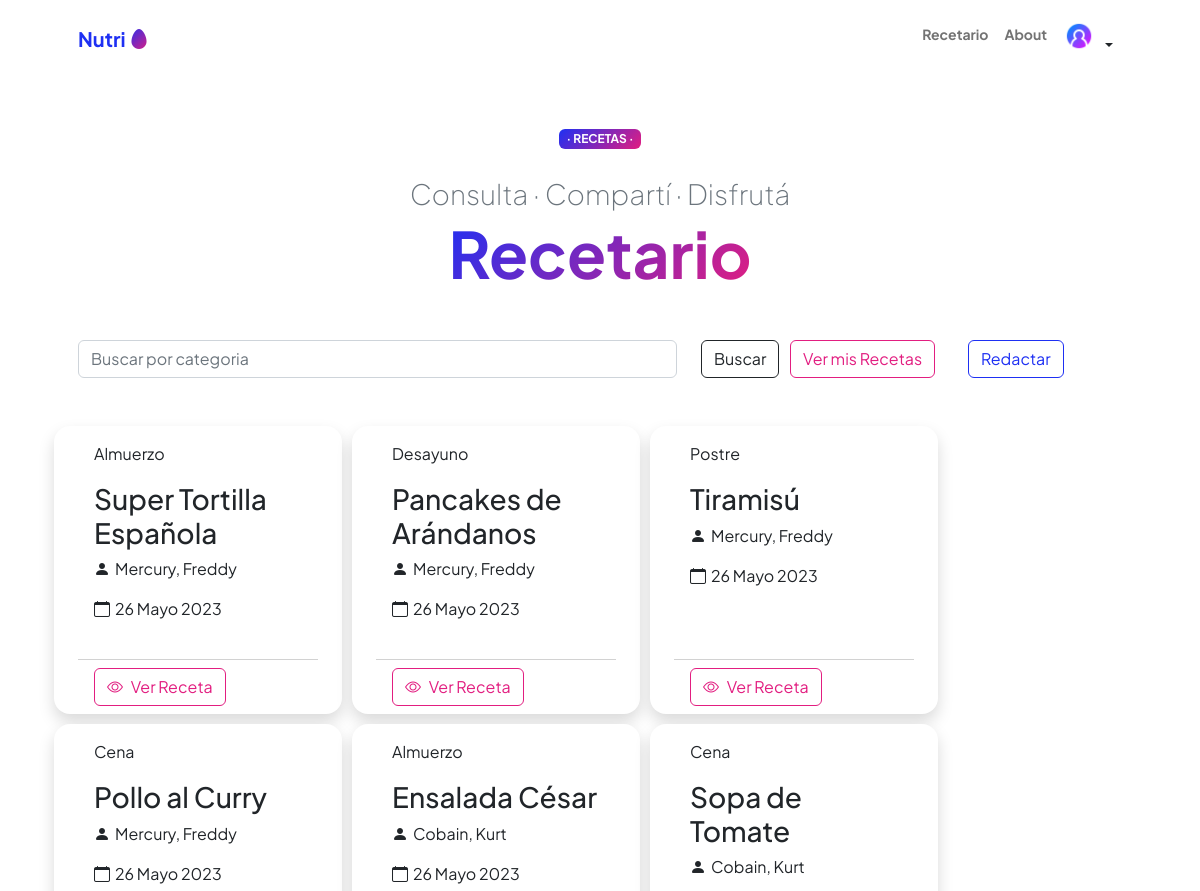
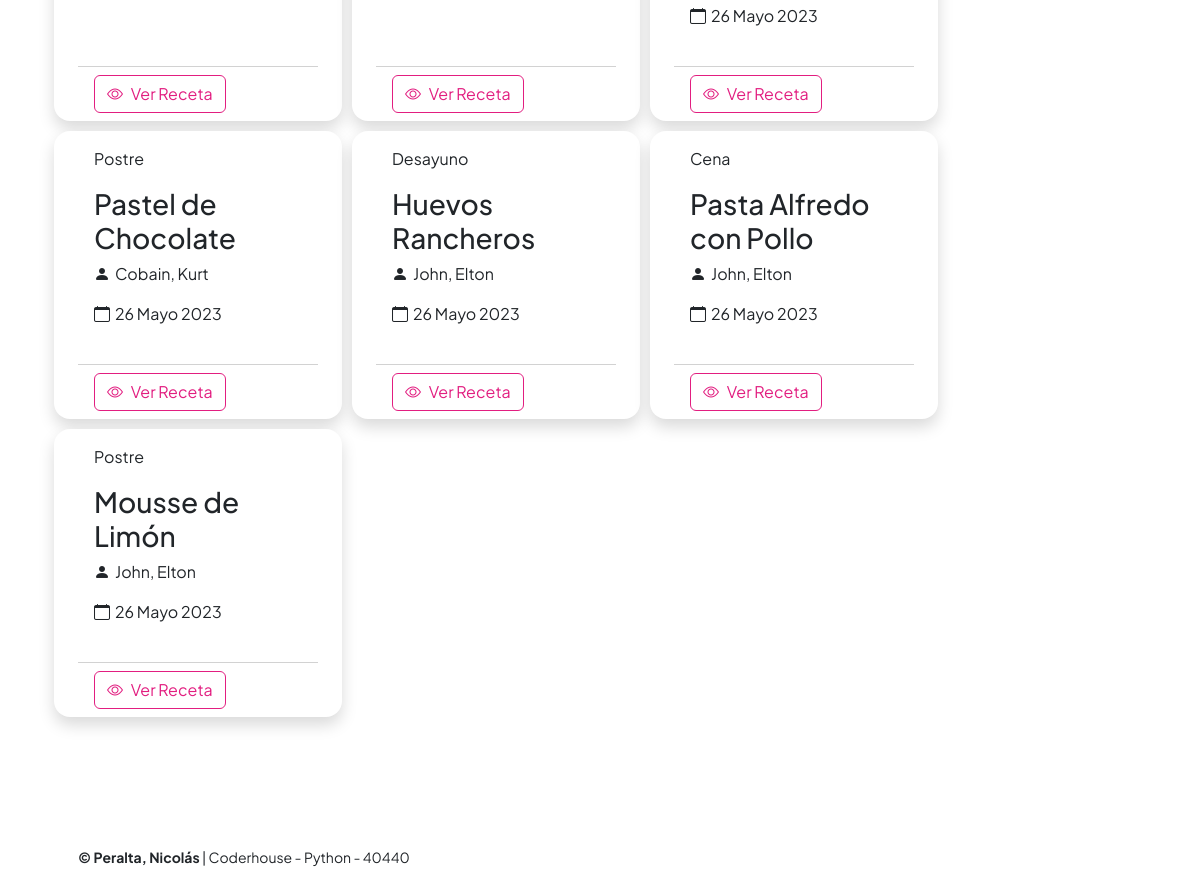
Page /recetas/ (signed in) on the committed database (2 pictures, top to bottom).
### recetas/models.py (models this page shows, shortened)
class recetas(models.Model):
    autor = models.ForeignKey(User, on_delete=models.SET_NULL, null=True)
    fecha = models.DateField(null=True)
    titulo = models.CharField(max_length=50)
    categoria = models.CharField(max_length=50, null=True)
    ingredientes = models.TextField()
    detalle = models.TextField()

### recetas/views.py (the view)
# urls.py: path('recetas/', views.vista_recetas, name="recetas"),
def vista_recetas(request):
    contexto = {
        "recetas": recetas.objects.all(),
    }
    http_response = render(
        request=request,
        template_name='recetas/recetas.html',
        context=contexto,
    )
    return http_response

### recetas/templates/recetas/recetas.html (shortened to what this page needs)
{% extends 'agenda/base.html' %}
  {% block contenido%}
      <div class="text-center text-xxl-start">
          <div class="badge bg-gradient-primary-to-secondary text-white mb-4"><div class="text-uppercase"> &middot; Recetas &middot;</div></div>
          <div class="fs-3 fw-light text-muted">Consulta  &middot; Compartí &middot; Disfrutá</div>
          <h1 class="display-3 fw-bolder mb-5"><span class="text-gradient d-inline">Recetario</span></h1>
      </div>
  {% if  recetas %}
        <form action="{% url 'recetas_buscar' %}" method="post">
          <div class="row">
            <div class="col-sm-7">
                <input type="text" class="form-control " placeholder="Buscar por categoria" name="busqueda">
            </div>
            <div class="col-sm-1">
              <input type="submit" class="btn btn-outline-dark btn-md mb-5" value="Buscar">
            </div>
            {% if user.is_authenticated %}
            <div class="col">
              <a class="btn btn-outline-secondary btn-md mb-5" href="{% url 'recetas_autor'%}"> Ver mis Recetas</a>
            </div>
            <div class="col">
              <a class="btn btn-outline-primary btn-md mb-5" href="{% url 'recetas_agregar' %}"> Redactar</a>
            </div>
            {%endif%}
          </div>
        </form>
  {%endif%}
      {% for receta in recetas %}
      <div class="card shadow border-0 rounded-4 " style="height: 18rem; width: 18rem; margin-right: 10px; margin-bottom: 10px;">
        <div class="card-body">
          <p class="card-text">{{ receta.categoria }}</p>
          <h3 class="card-title">{{ receta.titulo }}</h3>
          <p class="card-text"><i class="bi bi-person-fill" style="margin-right: 5px;"></i>{{ receta.autor.last_name}}, {{ receta.autor.first_name}}</p>
          <p class="card-text"><i class="bi bi-calendar" style="margin-right: 5px;"></i>{{ receta.fecha}}</p>
        </div>
        <div class="card-footer bg-transparent">
          <a href="{% url 'recetas_detalle' receta.id%}" class="btn btn-outline-secondary"><i class="bi bi-eye"style="margin-right: 5px;"></i>  Ver Receta</a>
        </div>
      </div>
      {% endfor %}
  {% endblock contenido%}

### rows in the picture
recetas: categoria "Almuerzo", titulo "Super Tortilla Española", autor.last_name "Mercury", autor.first_name "Freddy", fecha "26 Mayo 2023"
recetas: categoria "Desayuno", titulo "Pancakes de Arándanos", autor.last_name "Mercury", autor.first_name "Freddy", fecha "26 Mayo 2023"
recetas: categoria "Postre", titulo "Tiramisú", autor.last_name "Mercury", autor.first_name "Freddy", fecha "26 Mayo 2023"
recetas: categoria "Cena", titulo "Pollo al Curry", autor.last_name "Mercury", autor.first_name "Freddy", fecha "26 Mayo 2023"
recetas: categoria "Almuerzo", titulo "Ensalada César", autor.last_name "Cobain", autor.first_name "Kurt", fecha "26 Mayo 2023"
recetas: categoria "Cena", titulo "Sopa de Tomate", autor.last_name "Cobain", autor.first_name "Kurt", fecha "26 Mayo 2023"
recetas: categoria "Postre", titulo "Pastel de Chocolate", autor.last_name "Cobain", autor.first_name "Kurt", fecha "26 Mayo 2023"
recetas: categoria "Desayuno", titulo "Huevos Rancheros", autor.last_name "John", autor.first_name "Elton", fecha "26 Mayo 2023"
recetas: categoria "Cena", titulo "Pasta Alfredo con Pollo", autor.last_name "John", autor.first_name "Elton", fecha "26 Mayo 2023"
recetas: categoria "Postre", titulo "Mousse de Limón", autor.last_name "John", autor.first_name "Elton", fecha "26 Mayo 2023"
